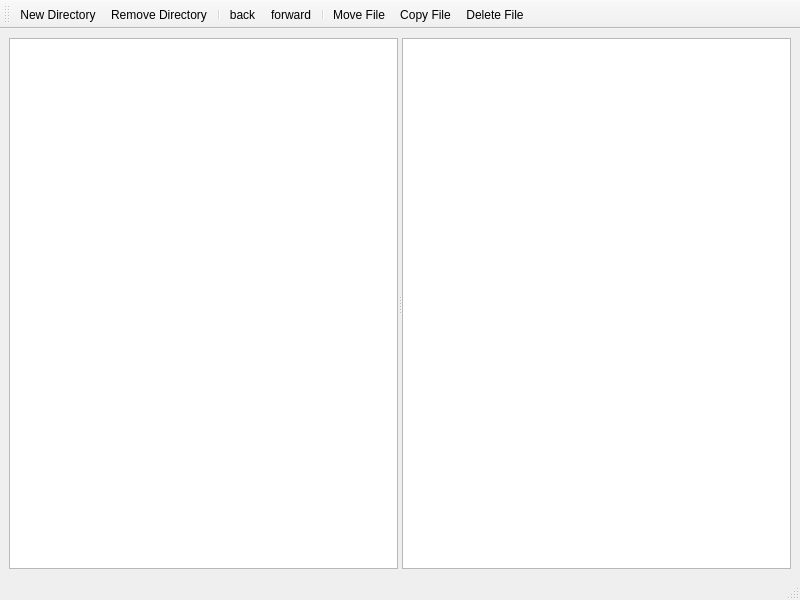
<?xml version="1.0" encoding="UTF-8"?>
<ui version="4.0">
 <class>MainWindow</class>
 <widget class="QMainWindow" name="MainWindow">
  <property name="geometry">
   <rect>
    <x>0</x>
    <y>0</y>
    <width>800</width>
    <height>600</height>
   </rect>
  </property>
  <property name="windowTitle">
   <string>MainWindow</string>
  </property>
  <widget class="QWidget" name="centralwidget">
   <layout class="QVBoxLayout" name="verticalLayout">
    <item>
     <widget class="QSplitter" name="splitter">
      <property name="orientation">
       <enum>Qt::Horizontal</enum>
      </property>
      <widget class="QTreeView" name="treeView"/>
      <widget class="QListView" name="listView">
       <property name="acceptDrops">
        <bool>true</bool>
       </property>
       <property name="dragEnabled">
        <bool>true</bool>
       </property>
       <property name="dragDropMode">
        <enum>QAbstractItemView::InternalMove</enum>
       </property>
       <property name="defaultDropAction">
        <enum>Qt::MoveAction</enum>
       </property>
      </widget>
     </widget>
    </item>
   </layout>
  </widget>
  <widget class="QMenuBar" name="menubar">
   <property name="geometry">
    <rect>
     <x>0</x>
     <y>0</y>
     <width>800</width>
     <height>22</height>
    </rect>
   </property>
  </widget>
  <widget class="QStatusBar" name="statusbar"/>
  <widget class="QToolBar" name="toolBar">
   <property name="windowTitle">
    <string>toolBar</string>
   </property>
   <attribute name="toolBarArea">
    <enum>TopToolBarArea</enum>
   </attribute>
   <attribute name="toolBarBreak">
    <bool>false</bool>
   </attribute>
   <addaction name="actionNew_Directory"/>
   <addaction name="actionRemove_Directory"/>
   <addaction name="separator"/>
   <addaction name="actionback"/>
   <addaction name="actionforward"/>
   <addaction name="separator"/>
   <addaction name="actionMove_File"/>
   <addaction name="actionCopy_File"/>
   <addaction name="actionDelete_File"/>
  </widget>
  <action name="actionNew_Directory">
   <property name="icon">
    <iconset resource="../resources.qrc">
     <normaloff>:/new/icons/res/images/new-dir.png</normaloff>:/new/icons/res/images/new-dir.png</iconset>
   </property>
   <property name="text">
    <string>New Directory</string>
   </property>
   <property name="shortcut">
    <string>Ctrl+N</string>
   </property>
  </action>
  <action name="actionRemove_Directory">
   <property name="icon">
    <iconset resource="../resources.qrc">
     <normaloff>:/new/icons/res/images/remove-dir.png</normaloff>:/new/icons/res/images/remove-dir.png</iconset>
   </property>
   <property name="text">
    <string>Remove Directory</string>
   </property>
   <property name="shortcut">
    <string>Del</string>
   </property>
  </action>
  <action name="actionback">
   <property name="icon">
    <iconset resource="../resources.qrc">
     <normaloff>:/new/icons/res/images/backward-arrow.png</normaloff>:/new/icons/res/images/backward-arrow.png</iconset>
   </property>
   <property name="text">
    <string>back</string>
   </property>
  </action>
  <action name="actionforward">
   <property name="icon">
    <iconset resource="../resources.qrc">
     <normaloff>:/new/icons/res/images/forward-arrow.png</normaloff>:/new/icons/res/images/forward-arrow.png</iconset>
   </property>
   <property name="text">
    <string>forward</string>
   </property>
  </action>
  <action name="actionMove_File">
   <property name="icon">
    <iconset resource="../resources.qrc">
     <normaloff>:/new/icons/res/images/move-file.png</normaloff>:/new/icons/res/images/move-file.png</iconset>
   </property>
   <property name="text">
    <string>Move File</string>
   </property>
  </action>
  <action name="actionCopy_File">
   <property name="icon">
    <iconset resource="../resources.qrc">
     <normaloff>:/new/icons/res/images/copy.png</normaloff>:/new/icons/res/images/copy.png</iconset>
   </property>
   <property name="text">
    <string>Copy File</string>
   </property>
  </action>
  <action name="actionDelete_File">
   <property name="icon">
    <iconset resource="../resources.qrc">
     <normaloff>:/new/icons/res/images/delete-file.png</normaloff>:/new/icons/res/images/delete-file.png</iconset>
   </property>
   <property name="text">
    <string>Delete File</string>
   </property>
  </action>
 </widget>
 <resources>
  <include location="../resources.qrc"/>
 </resources>
 <connections/>
</ui>
